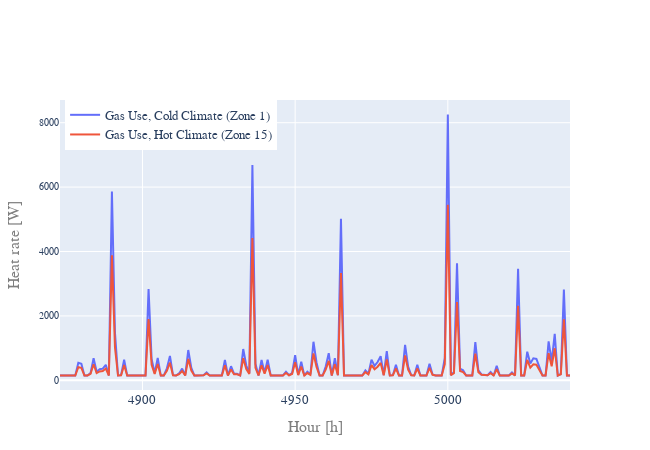

Write notebook code for a chart like this one.
### Code cell
data_bc = pd.DataFrame(data = \
        [ts_proj_cold[r['gas_use']], \
         ts_proj_hot[r['gas_use']]]).transpose()

fig = Plot(data_headers = ['Gas Use, Cold Climate (Zone '+str(int(cold_cz))+')','Gas Use, Hot Climate (Zone '+hot_cz+')'], \
                 outpath = '', save_image = False, title = '', label_h = 'Hour [h]', label_v = 'Heat rate [W]',\
                 legend = True, duration_curve = False, margin_l = m_l, margin_b = m_b,\
                 notebook_mode = True, width = w, height = h, fontsize = f, legend_x = 0.01, legend_y = 1.).\
            series(data_bc[first_hour: last_hour], outfile = '', index_in_a_column = None, modes = 'lines')

### Figure 1 — Plotly figure (JSON) as saved in the notebook; plotly's stock layout.template omitted (floating-point values rounded to 4 significant figures; data arrays with more than 128 entries replaced by an {"elided": "..."} marker saying what was removed)
{"data": [{"mode": "lines", "name": "Gas Use, Cold Climate (Zone 1)", "type": "scatter", "x": {"elided": "168 int values"}, "y": {"elided": "168 float values"}}, {"mode": "lines", "name": "Gas Use, Hot Climate (Zone 15)", "type": "scatter", "x": {"elided": "168 int values"}, "y": {"elided": "168 float values"}}], "layout": {"font": {"family": "arial", "size": 16}, "height": 450, "legend": {"font": {"family": "arial", "size": 12.8}, "x": 0.01, "y": 1}, "margin": {"b": 60, "l": 60}, "showlegend": true, "title": {"font": {"family": "arial", "size": 16}, "text": ""}, "width": 650, "xaxis": {"tickfont": {"size": 12.8}, "title": {"font": {"color": "#7f7f7f", "size": 16}, "text": "Hour [h]"}}, "yaxis": {"tickfont": {"size": 9.6}, "title": {"font": {"color": "#7f7f7f", "size": 16}, "text": "Heat rate [W]"}}}}
